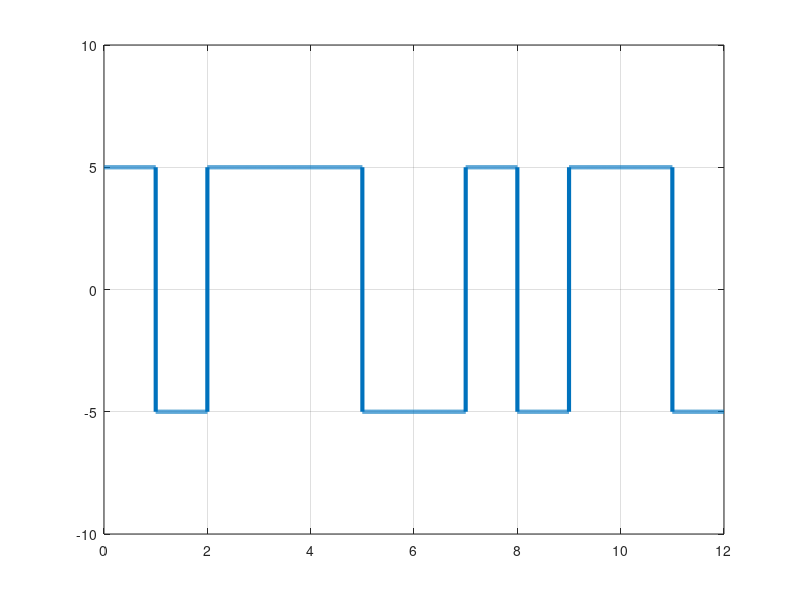

This chart was generated by the following MATLAB code:
clc;    %clear command line
clear all;  %clear variables
close all;  %clear figures 

bits = [1 0 1 1 1 0 0 1 0 1 1 0];

%Modulation :

bitRate = 1;
voltage = 5;

samplingRate = 1000;
samplingTime = 1/samplingRate;
endTime = length(bits)/bitRate;
time = 0:samplingTime:endTime;
disp(time);
index = 1;
modulation = [];

for i = 1:length(time)
    if(bits(index) == 1)
        modulation(i) = voltage;
    else
        modulation(i) = -voltage;
    end
    if(time(i)*bitRate>= index)
        index = index+1;
    end
end

plot(time,modulation,'LineWidth',3);
axis([0 endTime -voltage-5 voltage+5]);
grid on;

%Demodulation : 

index = 1;
demodulation = [];

for i = 1:length(modulation)
    if(modulation(i) == voltage)
        demodulation(index) = 1;
    else
        demodulation(index) = 0;
    end
    if(time(i)*bitRate >= index)
        index = index+1;
    end
end

disp(demodulation);

% 1  = 5; 0 = -5